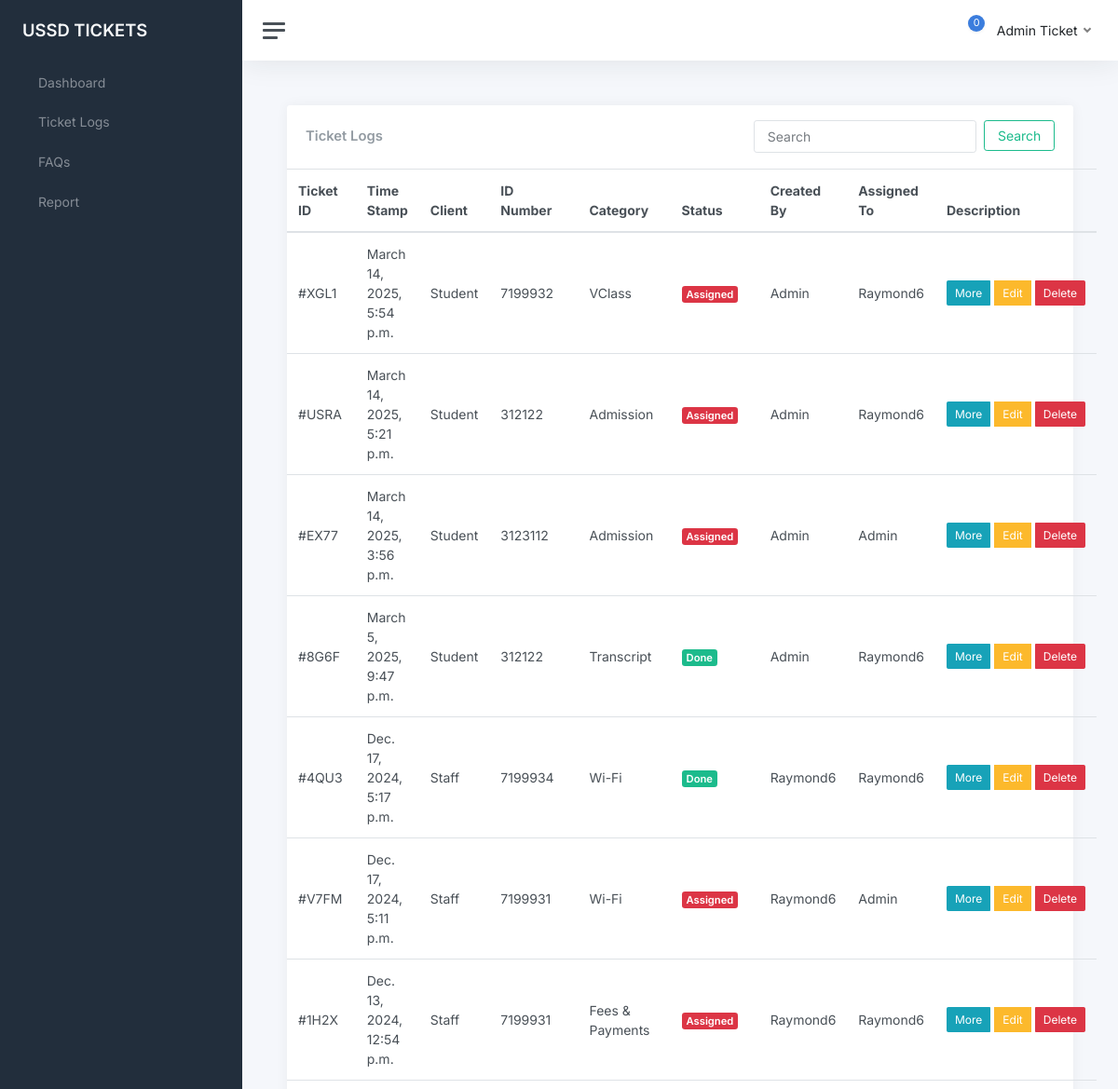
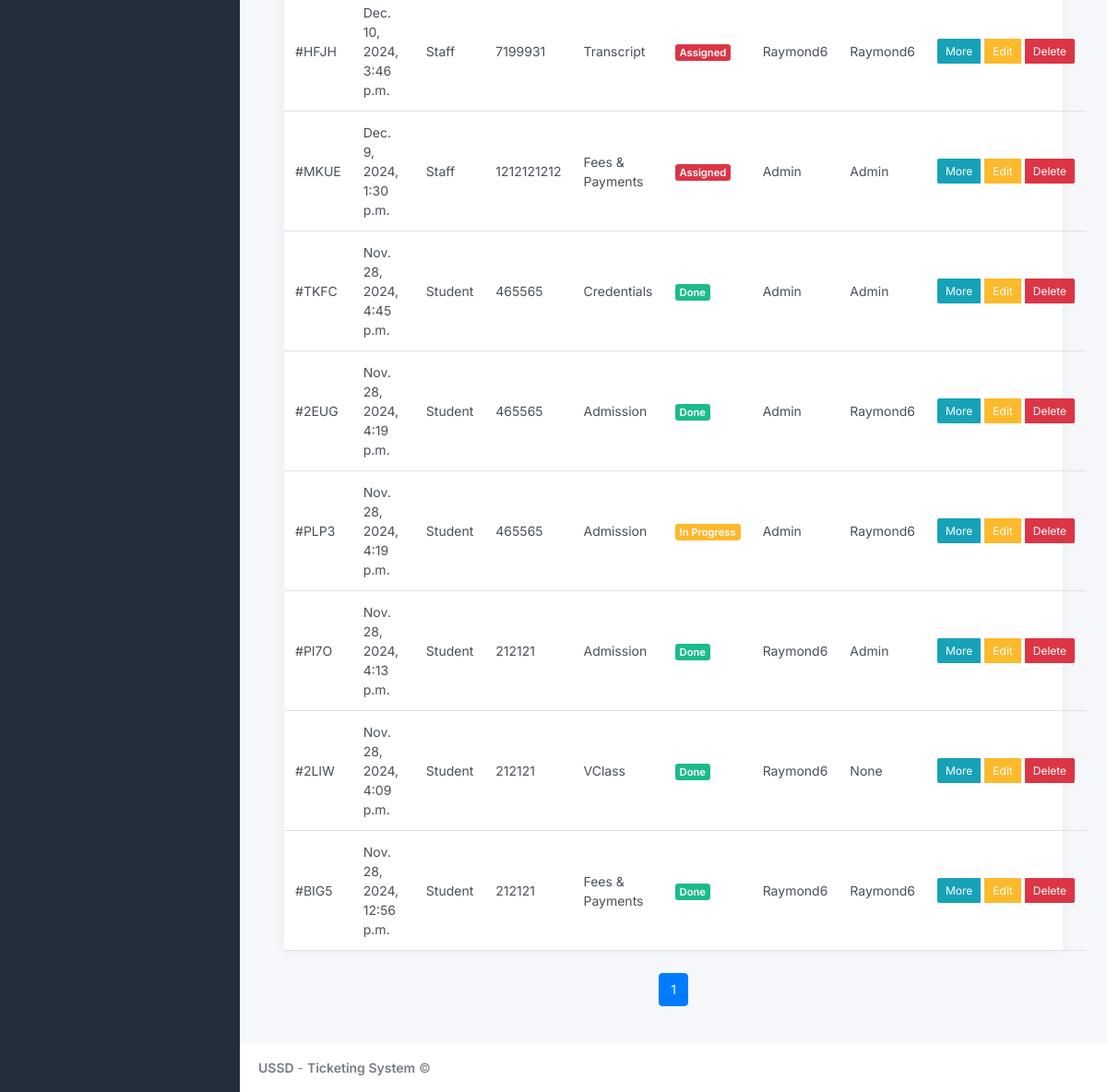
The page /ticketlogs/ (signed in) on the database its author committed (2 pictures, top to bottom).
### ticksys/models.py (models this page shows, shortened)
class Ticket(models.Model):
    TICKET_STATUS = [
        ('Assigned', 'Assigned'),
        ('In Progress', 'In Progress'),
        ('Done', 'Done'),
    ]
    CLIENT_TYPE = [
        ('Staff', 'Staff'),
        ('Student', 'Student'),
        ('Other', 'Other')
    ]
    MODE_CHOICES = [
        ('Walk-In', 'Walk-In'),
        ('Phone', 'Phone'),
        ('Email', 'Email'),
        ('Other', 'Other')
    ]
    CATEGORY = [
        ('Credentials', 'Credentials'),
        ('Fees & Payments', 'Fees & Payments'),
        ('VClass', 'VClass'),
        ('Transcript', 'Transcript'),
        ('Admission', 'Admission'),
        ('Wi-Fi', 'Wi-Fi'),
        ('AIM App', 'AIM App'),
        ('Telecel', 'Telecel'),
        ('Biometric', 'Biometric'),
        ('Other', 'Other')
    ]
    user = models.ForeignKey(User, models.CASCADE, null=True)
    ticket_number = models.CharField(max_length=4, default=generate_ticket_number, unique=True, editable=False)
    id_number = models.CharField(max_length=20, unique=False)
    description = models.TextField()
    status = models.CharField(max_length=25, choices=TICKET_STATUS, default='In Progress')
    category = models.CharField(max_length=100, choices=CATEGORY)
    client_type = models.CharField(max_length=20, choices=CLIENT_TYPE, default='Student')
    created_at = models.DateTimeField(auto_now_add=True)
    updated_at = models.DateTimeField(auto_now=True)
    mode = models.CharField(max_length=20, choices=MODE_CHOICES, default='Walk-In')
    assigned_to = models.CharField(max_length=30, null=True)
    created_by = models.CharField(max_length=30, null=True)

### ticksys/views.py (the view)
# urls.py: path('ticketlogs/', views.ticketlogs, name='ticketlogs'),
def ticketlogs(request):
    user = request.user
    tickets = Ticket.objects.annotate(
        month=ExtractMonth('created_at'),
        day=ExtractDay('created_at'),
        year=ExtractYear('created_at')
    ).filter(
        Q(user=user) | Q(assigned_to=user.username) | Q(created_by=user.username)
    ).order_by('-id')
    paginator = Paginator(tickets, 15)
    page_number = request.GET.get('page')
    page_obj = paginator.get_page(page_number)
    overall_tickets = Ticket.objects.annotate(
        month=ExtractMonth('created_at'),
        day=ExtractDay('created_at'),
        year=ExtractYear('created_at')
    ).order_by('-id')
    paginator = Paginator(overall_tickets, 15)
    page_number2 = request.GET.get('page')
    page_obj2 = paginator.get_page(page_number2)
    all_users = User.objects.all()
    context = {
        'tickets': tickets,
        'all_users': all_users,
        'page_obj': page_obj,
        'page_obj2' : page_obj2
    }
    return render(request, 'ticketlogs.html', context)

### templates/ticketlogs.html (shortened to what this page needs)
{% extends 'index.html' %}
            {% block content %}
            <main class="content">
                <div class="container-fluid p-0">
                    <div class="row">
                        <div class="col-12 d-flex">
                            <div class="card flex-fill">
                                <div class="card-header d-flex justify-content-between align-items-center">
                                    <h5 class="card-title mb-0">Ticket Logs</h5>
                                    <form class="row g-2" role="search" action="{% url 'searchdata' %}" method="GET">
                                        <div class="col-auto">
                                            <input type="search" class="form-control" placeholder="Search" aria-label="Search" name="query" value="{{ query|default:'' }}">
                                        </div>
                                        <div class="col-auto">
                                            <button type="submit" class="btn btn-outline-success">Search</button>
                                        </div>
                                    </form>
                                </div>
                                <table class="table table-hover my-0 w-100" id="ticketTable">
                                    <thead>
                                        <tr>
                                            <th>Ticket ID</th>
                                            <th>Time Stamp</th>
                                            <th>Client</th>
                                            <th>ID Number</th>
                                            <th>Category</th>
                                            <th>Status</th>
                                            <th>Created By</th>
                                            <th>Assigned To</th>
                                            <th>Description</th>
                                        </tr>
                                    </thead>
                                    <tbody id="ticketTableBody">
                                        {% if request.user.is_superuser  %}
                                            {% for ticket in page_obj2 %}
                                                <tr>
                                                    <td>#{{ticket.ticket_number}}</td>
                                                    <td>{{ticket.created_at}}</td>
                                                    <td>{{ticket.client_type|title}}</td>
                                                    <td class="d-none d-xl-table-cell">{{ticket.id_number}}</td>
                                                    <td class="d-none d-xl-table-cell">{{ticket.category}}</td>
                                                    <td><span class="badge {% if ticket.status == 'Done' %}bg-success {% elif ticket.status == 'In Progress' %}bg-warning{% else %}bg-danger{% endif %}">{{ticket.status}}</span></td>
                                                    <td class="d-none d-md-table-cell">{{ticket.user.username|title}}</td>
                                                    <td class="d-none d-md-table-cell">{{ticket.assigned_to|title}}</td>
                                                    <td>
                                                        <div class="btn-group" role="group">
                                                            <button type="button" class="btn btn-info btn-sm" data-bs-toggle="modal" data-bs-target="#infoModal{{ ticket.id }}" style="margin-right: 5px;">
                                                        More
                                                    </button>
                                                            <button type="button" class="btn btn-warning btn-sm" data-bs-toggle="modal" data-bs-target="#editModal{{ ticket.id }}" style="margin-right: 5px;">
                                                                Edit
                                                            </button>
                                                            <button type="button" class="btn btn-danger btn-sm" data-bs-toggle="modal" data-bs-target="#deleteModal{{ ticket.id }}">
                                                                Delete
                                                            </button>
                                                        </div>
                                                    </div>
                                                    </td>
                                                </tr>
                                                {% endfor %}
                                            {% endif %}
                        <div class="pagination justify-content-center">
                            <nav aria-label="Page navigation">
                                <ul class="pagination">
                                    {% for num in page_obj.paginator.page_range %}
                                    {% if page_obj.number == num %}
                                    <li class="page-item active"><a class="page-link">{{ num }}</a></li>
                                    {% elif num > page_obj.number|add:'-5' and num < page_obj.number|add:'5' %}
                                    <li class="page-item"><a class="page-link" href="?page={{ num }}">{{ num }}</a></li>
                                    {% endif %}
                                    {% endfor %}
                                </ul>
                            </nav>
                        </div>
        {% endblock %}

### templates/index.html (shortened to what this page needs)
{% load static %}
{% load widget_tweaks %}
<!DOCTYPE html>
<html lang="en">
<head>
	<link href="https://stackpath.bootstrapcdn.com/bootstrap/4.5.2/css/bootstrap.min.css" rel="stylesheet">
	<link href="{% static 'css/app.css' %}" rel="stylesheet">
</head>
<body>
	<div class="wrapper">
		<nav id="sidebar" class="sidebar js-sidebar">
			<div class="sidebar-content js-simplebar">
				<a class="sidebar-brand" href="{% url 'index' %}">
          <span class="align-middle">USSD TICKETS</span>
        </a>
				<ul class="sidebar-nav">
					<li class="sidebar-item">
						<a class="sidebar-link" href="{% url 'index' %}">
               <span class="align-middle">Dashboard</span>
            </a>
					</li>
					<li class="sidebar-item">
						<a class="sidebar-link" href="{% url 'ticketlogs' %}">
               <span class="align-middle">Ticket Logs</span>
            </a>
					</li>
					<li class="sidebar-item">
						<a class="sidebar-link" href="{% url 'faqs' %}">
               <span class="align-middle">FAQs</span>
            </a>
					</li>
					<li class="sidebar-item">
						<a class="sidebar-link" href="{% url 'report' %}">
               <span class="align-middle">Report</span>
            </a>
					</li>
			</div>
		</nav>
		<div class="main">
			<nav class="navbar navbar-expand navbar-light navbar-bg">
				<a class="sidebar-toggle js-sidebar-toggle">
          <i class="hamburger align-self-center"></i>
        </a>
				<div class="navbar-collapse collapse">
					<ul class="navbar-nav navbar-align">
						<li class="nav-item dropdown">
							<a class="nav-icon dropdown-toggle" href="#" id="alertsDropdown" data-bs-toggle="dropdown">
								<div class="position-relative">
									<span class="indicator" id="notification-count">0</span>
								</div>
							</a>
						</li>
						<li class="nav-item dropdown">
							<a class="nav-link dropdown-toggle d-none d-sm-inline-block" href="#" data-bs-toggle="dropdown">
                <span class="text-dark">{{user.first_name|title}} {{user.last_name|title}}</span>
              </a>
						</li>
					</ul>
				</div>
			</nav>
			{% block content %}{% endblock %}
			<footer class="footer">
				<div class="container-fluid">
					<div class="row text-muted">
						<div class="col-6 text-start">
							<p class="mb-0">
								<a class="text-muted" href="https://helpdesk.knust.edu.gh/" target="_blank"><strong>USSD</strong></a> - <a class="text-muted" href="https://helpdesk.knust.edu.gh/" target="_blank"><strong>Ticketing System</strong></a>								&copy;
							</p>
						</div>
					</div>
				</div>
			</footer>
</body>
</html>

### rows shown on the page
Ticket: ticket_number "XGL1", created_at "March 14, 2025, 5:54 p.m.", client_type "Student", id_number "7199932", category "VClass", status "Assigned", user.username "Admin", assigned_to "Raymond6"
Ticket: ticket_number "USRA", created_at "March 14, 2025, 5:21 p.m.", client_type "Student", id_number "312122", category "Admission", status "Assigned", user.username "Admin", assigned_to "Raymond6"
Ticket: ticket_number "EX77", created_at "March 14, 2025, 3:56 p.m.", client_type "Student", id_number "3123112", category "Admission", status "Assigned", user.username "Admin", assigned_to "Admin"
Ticket: ticket_number "8G6F", created_at "March 5, 2025, 9:47 p.m.", client_type "Student", id_number "312122", category "Transcript", status "Done", user.username "Admin", assigned_to "Raymond6"
Ticket: ticket_number "4QU3", created_at "Dec. 17, 2024, 5:17 p.m.", client_type "Staff", id_number "7199934", category "Wi-Fi", status "Done", user.username "Raymond6", assigned_to "Raymond6"
Ticket: ticket_number "V7FM", created_at "Dec. 17, 2024, 5:11 p.m.", client_type "Staff", id_number "7199931", category "Wi-Fi", status "Assigned", user.username "Raymond6", assigned_to "Admin"
Ticket: ticket_number "1H2X", created_at "Dec. 13, 2024, 12:54 p.m.", client_type "Staff", id_number "7199931", category "Fees & Payments", status "Assigned", user.username "Raymond6", assigned_to "Raymond6"
Ticket: ticket_number "HFJH", created_at "Dec. 10, 2024, 3:46 p.m.", client_type "Staff", id_number "7199931", category "Transcript", status "Assigned", user.username "Raymond6", assigned_to "Raymond6"
Ticket: ticket_number "MKUE", created_at "Dec. 9, 2024, 1:30 p.m.", client_type "Staff", id_number "1212121212", category "Fees & Payments", status "Assigned", user.username "Admin", assigned_to "Admin"
Ticket: ticket_number "TKFC", created_at "Nov. 28, 2024, 4:45 p.m.", client_type "Student", id_number "465565", category "Credentials", status "Done", user.username "Admin", assigned_to "Admin"
Ticket: ticket_number "2EUG", created_at "Nov. 28, 2024, 4:19 p.m.", client_type "Student", id_number "465565", category "Admission", status "Done", user.username "Admin", assigned_to "Raymond6"
Ticket: ticket_number "PLP3", created_at "Nov. 28, 2024, 4:19 p.m.", client_type "Student", id_number "465565", category "Admission", status "In Progress", user.username "Admin", assigned_to "Raymond6"
Ticket: ticket_number "PI7O", created_at "Nov. 28, 2024, 4:13 p.m.", client_type "Student", id_number "212121", category "Admission", status "Done", user.username "Raymond6", assigned_to "Admin"
Ticket: ticket_number "2LIW", created_at "Nov. 28, 2024, 4:09 p.m.", client_type "Student", id_number "212121", category "VClass", status "Done", user.username "Raymond6", assigned_to "None"
Ticket: ticket_number "BIG5", created_at "Nov. 28, 2024, 12:56 p.m.", client_type "Student", id_number "212121", category "Fees & Payments", status "Done", user.username "Raymond6", assigned_to "Raymond6"

### other values the page prints
{{ user.first_name|title }} "Admin"
{{ user.last_name|title }} "Ticket"
{{ num }} "1"
